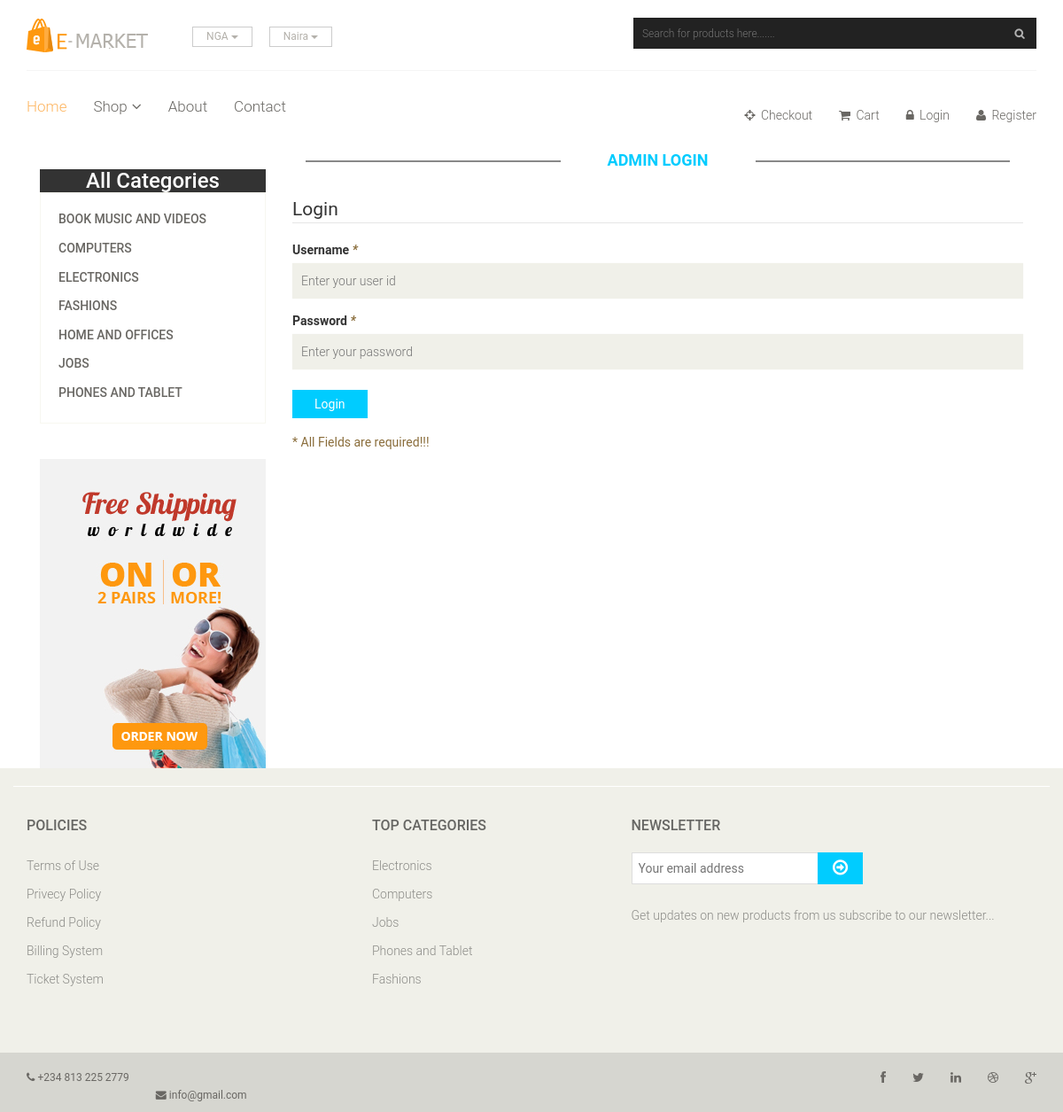
The app's page /admin.php with its own data.
### tables this page shows
CREATE TABLE IF NOT EXISTS `categories` (
  `id` int(11) NOT NULL AUTO_INCREMENT,
  `name` varchar(50) NOT NULL,
  PRIMARY KEY (`id`),
  UNIQUE KEY `name` (`name`)
);

### cat_include.php (the view)
<div class="left-sidebar">
                        <h3 style="background:#333; color:#fff; text-align:center; margin-bottom:0;">All Categories</h3>
                        <div class="panel-group category-products" id="accordian">
                        <?php
                        $sql = "SELECT * FROM categories ORDER BY name ASC";
                        $query = mysql_query($sql) or die(mysql_error());
                        $total = mysql_num_rows($query);
                        if($total==0){
                            echo "No Categories";
                        }else{
                            while(@$rs=mysql_fetch_assoc($query)){
                        ?>
                        <div class="panel panel-default">
                                <div class="panel-heading">
                                    <h4 class="panel-title">
                                    <a href="category.php?id=<?php echo $rs['id']?>"><?php echo $rs['name'];?></a>
                                    </h4>
                                </div>
                        </div>
                        <?php
                            }
                        }
                        ?>
                    </div>
                    </div>
                    <div class="shipping text-center">
                            <img src="images/home/shipping.jpg" alt="" />
                        </div>
                </div>

### admin.php (shortened to what this page needs)
<!DOCTYPE html>
<html lang="en">
<head>
    <link href="css/bootstrap.min.css" rel="stylesheet">
    <link href="css/font-awesome.min.css" rel="stylesheet">
    <link href="css/prettyPhoto.css" rel="stylesheet">
    <link href="css/price-range.css" rel="stylesheet">
    <link href="css/animate.css" rel="stylesheet">
	<link href="css/main.css" rel="stylesheet">
	<link href="css/responsive.css" rel="stylesheet">
</head>
<body>
    <header id="header">
        <div class="header-middle">
            <div class="container">
                <div class="row">
                    <div class="col-sm-4">
                        <div class="logo pull-left">
                            <a href="index.php"><img src="images/home/logo.png" alt="" /></a>
                        </div>
                        <div class="btn-group pull-right">
                            <div class="btn-group">
                                <button type="button" class="btn btn-default dropdown-toggle usa" data-toggle="dropdown">
                                    NGA
                                    <span class="caret"></span>
                                </button>
                            </div>
                            <div class="btn-group">
                                <button type="button" class="btn btn-default dropdown-toggle usa" data-toggle="dropdown">
                                    Naira
                                    <span class="caret"></span>
                                </button>
                            </div>
                        </div>
                    </div>
                   <div class="col-sm-8">
                        <form action="search.php" method="get"><div class="search_box pull-right">
                            <input type="text" name="q" required placeholder="Search for products here......."/>
                        </div>
                        </form>
                    </div>
                </div>
            </div>
        </div>
        <div class="header-bottom">
            <div class="container">
                <div class="row">
                    <div class="col-sm-7">
                        <div class="mainmenu pull-left">
                            <ul class="nav navbar-nav collapse navbar-collapse">
                                <li><a href="index.php" class="active">Home</a></li>
                                <li class="dropdown"><a href="#">Shop<i class="fa fa-angle-down"></i></a>
                                </li>
                                <li><a href="about.php">About</a></li>
                                <li><a href="contact.php">Contact</a></li>
                            </ul>
                        </div>
                    </div>
                    <div class="col-sm-5">
                        <div class="shop-menu pull-right">
                            <ul class="nav navbar-nav">
                                <li><a href="checkout.php"><i class="fa fa-crosshairs"></i> Checkout</a></li>
                                <li><a href="cart.php"><i class="fa fa-shopping-cart"></i> Cart</a></li>
                                <li><a href="login.php"><i class="fa fa-lock"></i> Login</a></li>
                                <li><a href="register.php"><i class="fa fa-user"></i> Register</a></li>
                            </ul>
                        </div>
                    </div>
                </div>
            </div>
        </div>
    </header>
    <section class="main">
        <div class="container">
        <div class="row">
            <center><div class="col-sm-12">
            </div>
            </center>
        </div>
            <div class="rows">
                <div class="col-sm-3">
                    <?php
                        include_once 'cat_include.php';
                    ?>
                </div>
                <div class="col-sm-9">
                    <h2 class="head title">Admin login</h2>
                    <fieldset><legend>Login</legend></fieldset>
                    <div class="login-form">
                        <form action="admin_process.php" method="post" class="form">
                        <div class="form-group">
                            <label for="username">
                                Username <em class="text-warning">*</em>
                            </label>
                            <input type="text" name="username" placeholder="Enter your user id" required>
                        </div>
                        <div class="form-group">
                            <label for="password">
                                Password <em class="text-warning">*</em>
                            </label>
                            <input type="password" name="password" placeholder="Enter your password" required>
                        </div>
                        <div class="form-group">
                            <button type="submit" class="btn btn-info" name="login">Login</button>
                        </div>
                        <span class="text-warning"> * All Fields are required!!!</span>
                    </form>
                    </div>
                </div>
            </div>
    </section>
    <footer id="footer">
        <div class="footer-top">
        </div>
        <div class="footer-widget">
            <div class="container">
                <div class="row">
                    <div class="col-sm-4">
                        <div class="single-widget">
                            <h2>Policies</h2>
                            <ul class="nav nav-pills nav-stacked">
                                <li><a href="#">Terms of Use</a></li>
                                <li><a href="#">Privecy Policy</a></li>
                                <li><a href="#">Refund Policy</a></li>
                                <li><a href="#">Billing System</a></li>
                                <li><a href="#">Ticket System</a></li>
                            </ul>
                        </div>
                    </div>
                    <div class="col-sm-3">
                        <div class="single-widget">
                            <h2>Top Categories</h2>
                            <ul class="nav nav-pills nav-stacked">
                                <?php categories(); ?>
                            </ul>
                        </div>
                    </div>
                    <div class="col-sm-5">
                        <div class="single-widget">
                            <h2>Newsletter</h2>
                            <form action="#" class="searchform">
                                <input type="text" placeholder="Your email address" />
                                <button type="submit" class="btn btn-default"><i class="fa fa-arrow-circle-o-right"></i></button>
                                <p>Get updates on new products from us subscribe to our newsletter...</p>
                            </form>
                        </div>
                    </div>
                </div>
            </div>
        </div>
        <div class="footer-bottom">
            <div class="container">
                <div class="row">
                                    <div class="row">
                    <div class="col-sm-6">
                        <div class="contactinfo">
                            <ul class="nav nav-pills">
                                <li><a href="#"><i class="fa fa-phone"></i> +234 813 225 2779</a></li>
                                <li><a href="#"><i class="fa fa-envelope"></i> info@gmail.com</a></li>
                            </ul>
                        </div>
                    </div>
                    <div class="col-sm-6">
                        <div class="social-icons pull-right">
                            <ul class="nav navbar-nav">
                                <li><a href="#"><i class="fa fa-facebook"></i></a></li>
                                <li><a href="#"><i class="fa fa-twitter"></i></a></li>
                                <li><a href="#"><i class="fa fa-linkedin"></i></a></li>
                                <li><a href="#"><i class="fa fa-dribbble"></i></a></li>
                                <li><a href="#"><i class="fa fa-google-plus"></i></a></li>
                            </ul>
                        </div>
                    </div>
                </div>
            </div>
        </div>
    </footer>
</body>
</html>

### php/function.php (shortened to what this page needs)
<?php
	function categories(){
		$q = mysql_query("SELECT * FROM categories ORDER BY RAND() LIMIT 5")
			or die(mysql_error());
			while ($rs=mysql_fetch_assoc($q)) {
				echo "<li><a href='category.php?id=".$rs['id']."'>".$rs['name']."</li>";
			}
	}
?>

### records on screen
categories: name "BOOK MUSIC AND VIDEOS"
categories: name "COMPUTERS", name "Computers"
categories: name "ELECTRONICS", name "Electronics"
categories: name "FASHIONS", name "Fashions"
categories: name "HOME AND OFFICES"
categories: name "JOBS", name "Jobs"
categories: name "PHONES AND TABLET", name "Phones and Tablet"
